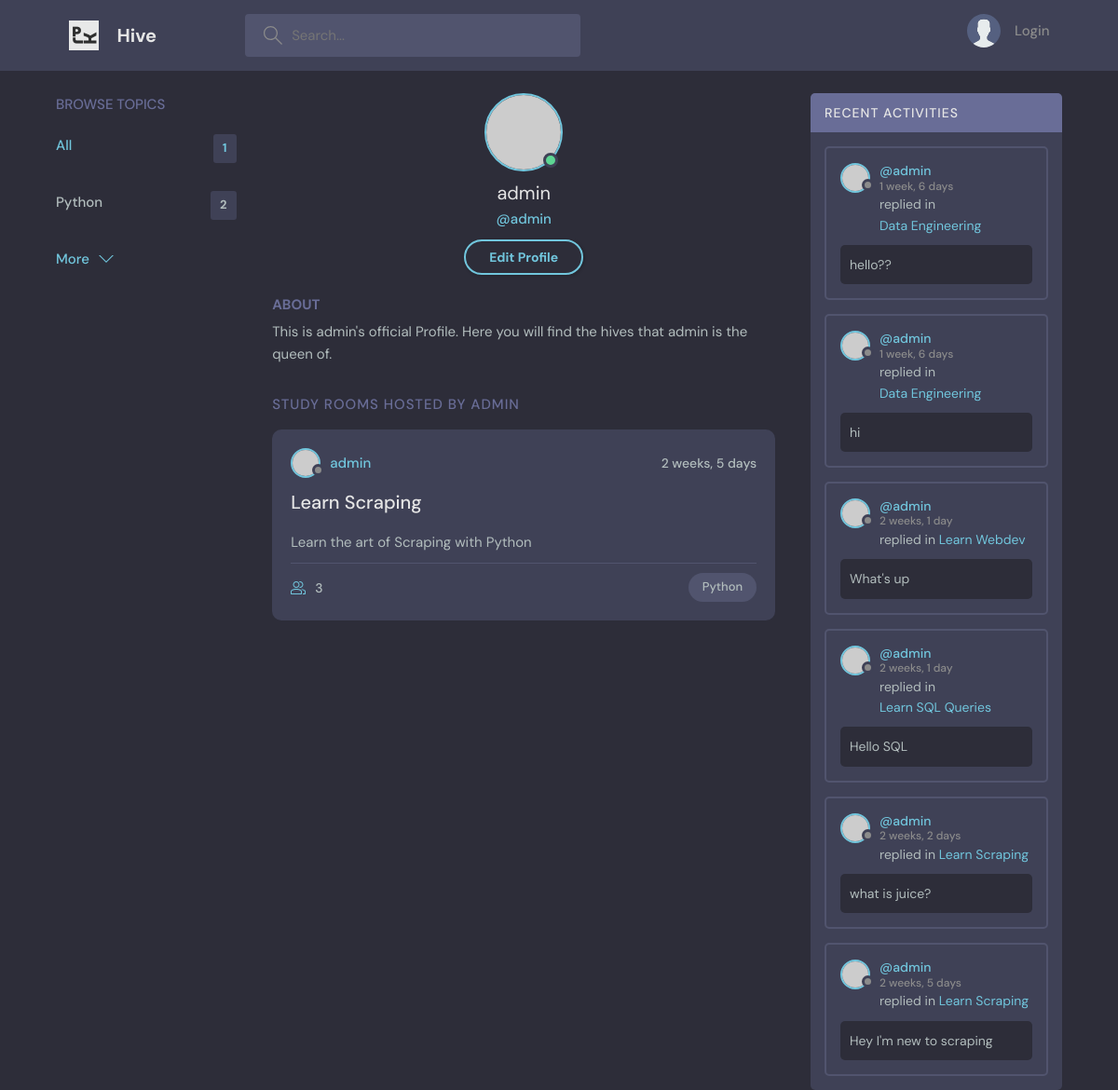
The page /user/1 on the database as committed earlier.
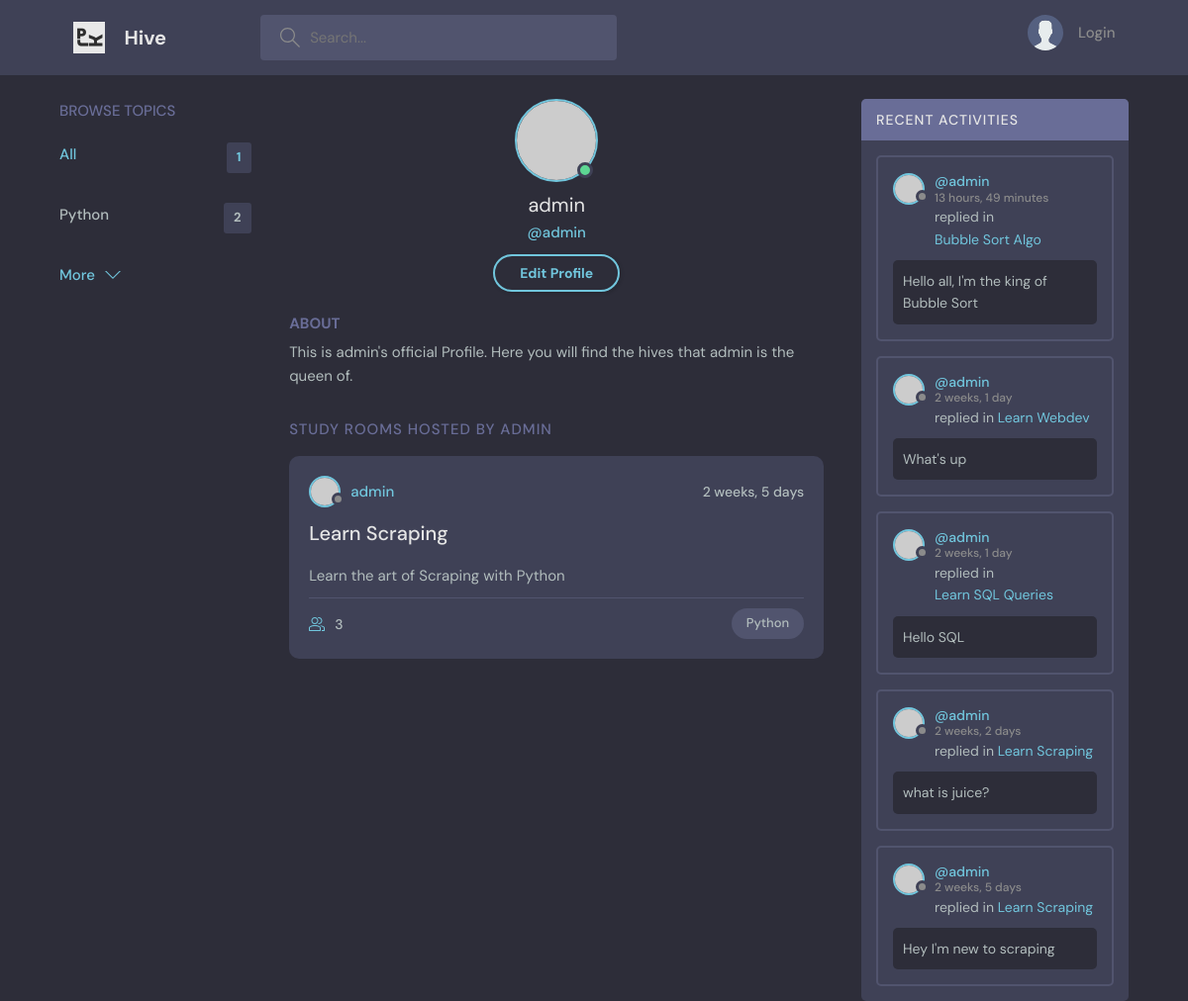
The same page on the database as committed later.
### home/models.py (models this page shows, shortened)
class Topic(models.Model):
  name = models.CharField(max_length=150)
  def __str__(self):
    return self.name

class Hive(models.Model):
  creator = models.ForeignKey(User, on_delete=models.SET_NULL, null=True)
  topic = models.ForeignKey(Topic, on_delete=models.SET_NULL, null=True)
  buzz = models.CharField(max_length=150)
  details = models.TextField(null=True, blank=True)
  members = models.ManyToManyField(User, related_name='members', blank=True)
  updated = models.DateTimeField(auto_now=True) #auto timestamp
  created_at = models.DateTimeField(auto_now_add=True)
  class Meta:
    ordering = ['-updated', '-created_at']
  def __str__(self):
    return self.buzz

class Message(models.Model):
  user = models.ForeignKey(User, on_delete=models.CASCADE)
  hive = models.ForeignKey(Hive, on_delete=models.CASCADE) #delete all msgs with the room
  body = models.TextField()
  updated = models.DateTimeField(auto_now=True) #auto timestamp
  created_at = models.DateTimeField(auto_now_add=True)
  class Meta:
    ordering = ['-updated', '-created_at']

### home/views.py (the view)
# urls.py: path('user/<str:pk>', views.userProfile, name='user-profile'),
def userProfile(request, pk):
  user = User.objects.get(id=pk)
  hives = user.hive_set.all()
  topics = Topic.objects.filter(hive__in=hives).distinct()
  chats = user.message_set.all()
  context = {
    "user": user,
    "hives": hives,
    "topics": topics,
    "chats": chats,
  }
  return render(request, 'home/profile.html', context)

### home/templates/home/profile.html (shortened to what this page needs)
{% extends 'main.html' %}
{%block content%}
  <main class="profile-page layout layout--3">
    <div class="container">
      <div class="topics">
        {% include 'home/topic_comps.html' %}
      </div>
      <div class="roomList">
        <div class="profile">
          <div class="profile__avatar">
            <div class="avatar avatar--large active">
              <img src="https://randomuser.me/api/portraits/men/11.jpg" />
            </div>
          </div>
          <div class="profile__info">
            <h3>{{user.username}}</h3>
            <p>@{{user.username}}</p>
            <a href="edit-user.html" class="btn btn--main btn--pill">Edit Profile</a>
          </div>
          <div class="profile__about">
            <h3>About</h3>
            <p>
              This is {{user.username}}'s official Profile. Here you will find the hives that {{user.username}} is the queen of.
            </p>
          </div>
        </div>
        <div class="roomList__header">
          <div>
            <h2>Study Rooms Hosted by {{user.username}}</a>
            </h2>
          </div>
        </div>
        {% include 'home/feed_comps.html' %}
      </div>
      <div class="activities">
        <div class="activities__header">
          <h2>Recent Activities</h2>
        </div>
        {% include 'home/activity_comps.html' %}
      </div>
    </div>
  </main>
  {% endblock content%}

### home/templates/home/topic_comps.html (shortened to what this page needs)
      <div class="topics">
        <div class="topics__header">
          <h2>Browse Topics</h2>
        </div>
        <ul class="topics__list">
          <li>
            <a href="{% url 'homepage' %}" class="active">All <span>{{topics.count}}</span></a>
          </li>
          {% for topic in topics %}
          <li>
            <a href="{% url 'homepage' %}?q={{ topic.name }}">{{ topic.name }} <span>{{ topic.hive_set.count }}</span></a>
          </li>
          {% endfor %}
        </ul>
        <a class="btn btn--link" href="topics.html">
          More
          <svg version="1.1" xmlns="http://www.w3.org/2000/svg" width="32" height="32" viewBox="0 0 32 32">
            <title>chevron-down</title>
            <path d="M16 21l-13-13h-3l16 16 16-16h-3l-13 13z"></path>
          </svg>
        </a>
      </div>

### home/templates/home/feed_comps.html (shortened to what this page needs)
{% for hive in hives %}
<div class="roomListRoom">
  <div class="roomListRoom__header">
    <a href="{%url 'user-profile' hive.creator.id %}" class="roomListRoom__author">
      <div class="avatar avatar--small">
        <img src="https://randomuser.me/api/portraits/women/11.jpg" />
      </div>
      <span>{{hive.creator}}</span>
    </a>
    <div class="roomListRoom__actions">
      <span>{{hive.created_at | timesince}}</span>
    </div>
  </div>
  <div class="roomListRoom__content">
    <a href="{% url 'hive' hive.id%}">{{hive.buzz}}</a>
    <p>
      {{hive.details}}
    </p>
  </div>
  <div class="roomListRoom__meta">
    <a href="room.html" class="roomListRoom__joined">
      {{hive.members.count}}
    </a>
    <p class="roomListRoom__topic">{{hive.topic}}</p>
  </div>
</div>
{% endfor %}

### home/templates/home/activity_comps.html (shortened to what this page needs)
{% for chat in chats %}
<div class="activities__box">
  <div class="activities__boxHeader roomListRoom__header">
    <a href="{% url 'user-profile' chat.user.id%}" class="roomListRoom__author">
      <div class="avatar avatar--small">
        <img src="https://randomuser.me/api/portraits/women/11.jpg" />
      </div>
      <p>
        @{{chat.user}}
        <span>{{chat.created_at|timesince}}</span>
      </p>
    </a>
  </div>
  <div class="activities__boxContent">
    <p>replied in <a href="{% url 'hive' chat.hive.id %}">{{chat.hive}}</a></p>
    <div class="activities__boxRoomContent">
      {{chat.body}}
    </div>
  </div>
</div>
{% endfor %}

Rows that differ between the two databases and show on the page:
no longer on this page (row edited): Message: user "admin", created_at "1 week, 6 days", hive "Data Engineering", body "hello??"
changed Message: created_at "1 week, 6 days" → "13 hours, 49 minutes"; hive "Data Engineering" → "Bubble Sort Algo"; body "hi" → "Hello all, I'm the king of Bubble Sort"
